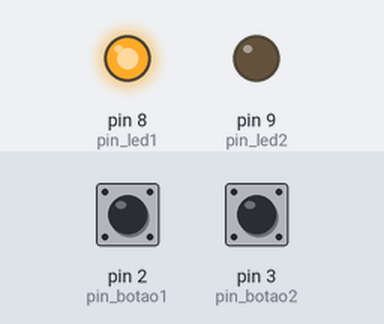
This sketch was run on a simulated Arduino Uno, built with avr-gcc and run on an emulated ATmega328P. Parts: output pins drawn as LEDs (lit = HIGH). Inputs (shaded band) come from the test bench; at power-on: pin 2 (pin_botao1) LOW, pin 3 (pin_botao2) LOW. What the sketch prints to the serial monitor is not drawn.

Above: at 1.2 s.
1.3 s: pin 2 (pin_botao1) pulled HIGH for 0.15 s
At 1.8 s:
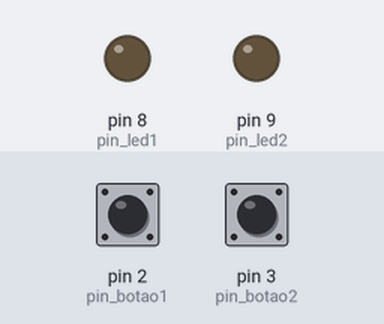
2.9 s: pin 3 (pin_botao2) pulled HIGH for 0.15 s
At 4.1 s:
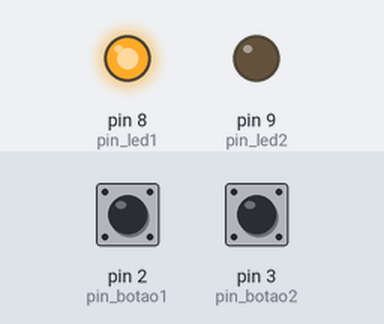
4.5 s: pin 2 (pin_botao1) pulled HIGH for 1 s
At 5.3 s:
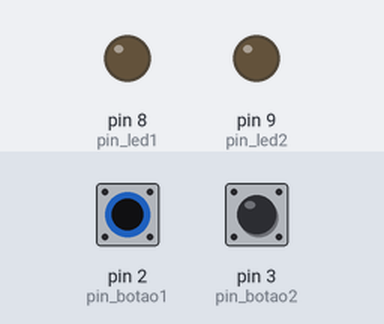
Timing chart, 0 to 7.5 s (numbered marks = the images above; inputs shaded):
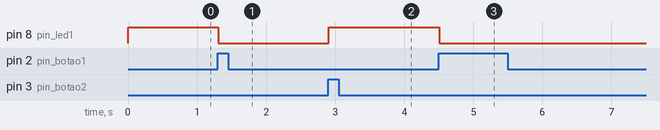

Measured:
- after the input at 1.3 s, pin 8 (pin_led1): HIGH → LOW at once
- after the input at 2.9 s, pin 8 (pin_led1): LOW → HIGH at once
- after the input at 4.5 s, pin 8 (pin_led1): HIGH → LOW at once

The sketch:

contagem_com_limite.ino
```cpp
#define pin_botao1 2
#define pin_botao2 3
#define pin_led1 8
#define pin_led2 9
int conta = 0;
int aux = 0;
int auxb = 0;
void setup() {
pinMode (pin_botao1, INPUT);
pinMode (pin_botao2, INPUT);
pinMode (pin_led1, OUTPUT);
pinMode (pin_led2, OUTPUT);
Serial.begin(9600);
}

void loop() {
 bool botaoA = digitalRead (pin_botao1);
 bool botaoB = digitalRead (pin_botao2);
if (botaoA == 1){
  if (aux == 0 ){
    conta++;
    aux = 1;
  }
 } else {
  aux = 0;

 }

if (botaoB == 1){
  if (auxb == 0 ){
    conta--;
    auxb = 1;
  }
 } else {
  auxb = 0;

 }

Serial.println(conta);

if(conta == 0) {
   digitalWrite(pin_led1, 1);
} else { digitalWrite(pin_led1, 0);
}
if(conta == 50) {
   digitalWrite(pin_led2, 1);

} else  { digitalWrite(pin_led2, 0);
}
if (conta > 50){
  conta = 50;
}
if (conta < 0) {
  conta = 0;
}
}
```
